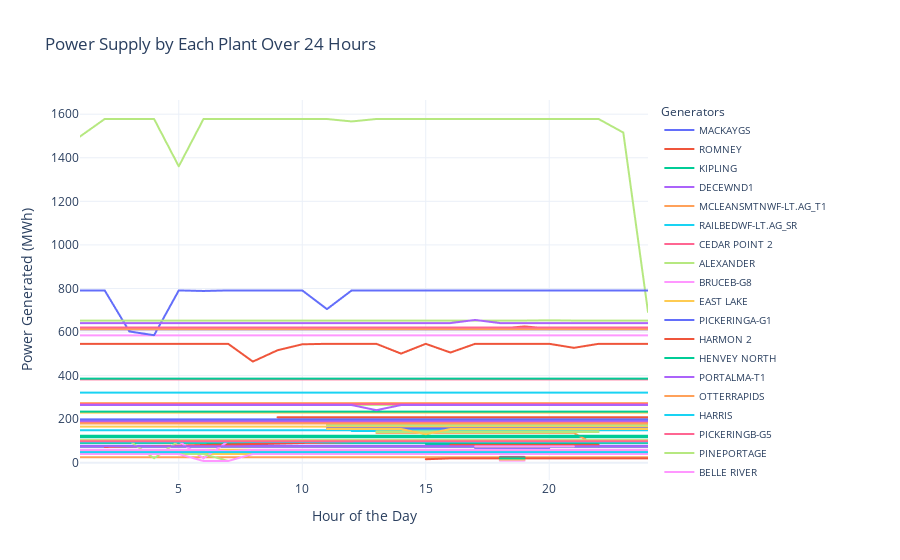

Notebook cell for this chart:
### Markdown cell above
**Interactive** Power Supply Curve for each generator for 24 hours.

### Code cell
fig = px.line(solution, x='Hour', y='Power generated (MWh)', color='Plant',
              title="Power Supply by Each Plant Over 24 Hours")
fig.update_layout(
    legend=dict(title="Generators", font=dict(size=10)),
    xaxis_title="Hour of the Day",
    yaxis_title="Power Generated (MWh)",
    template="plotly_white"
)
fig.show()
